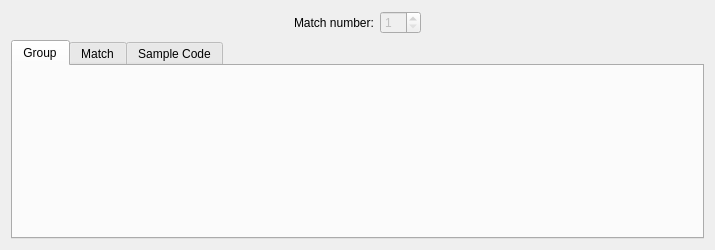
<?xml version="1.0" encoding="UTF-8"?>
<ui version="4.0">
 <class>Form3</class>
 <widget class="QWidget" name="Form3">
  <property name="geometry">
   <rect>
    <x>0</x>
    <y>0</y>
    <width>715</width>
    <height>250</height>
   </rect>
  </property>
  <property name="windowTitle">
   <string>Form3</string>
  </property>
  <layout class="QGridLayout">
   <property name="margin">
    <number>11</number>
   </property>
   <property name="spacing">
    <number>6</number>
   </property>
   <item row="1" column="0">
    <widget class="QTabWidget" name="infoTabWidget">
     <widget class="QWidget" name="tab">
      <attribute name="title">
       <string>Group</string>
      </attribute>
      <layout class="QVBoxLayout">
       <property name="spacing">
        <number>6</number>
       </property>
       <property name="margin">
        <number>11</number>
       </property>
       <item>
        <widget class="Q3ListView" name="groupListView" native="true">
         <property name="allColumnsShowFocus" stdset="0">
          <bool>true</bool>
         </property>
         <property name="showSortIndicator" stdset="0">
          <bool>true</bool>
         </property>
        </widget>
       </item>
      </layout>
     </widget>
     <widget class="QWidget" name="tab">
      <attribute name="title">
       <string>Match</string>
      </attribute>
      <layout class="QVBoxLayout">
       <property name="spacing">
        <number>6</number>
       </property>
       <property name="margin">
        <number>11</number>
       </property>
       <item>
        <widget class="Q3TextBrowser" name="matchTextBrowser" native="true"/>
       </item>
      </layout>
     </widget>
     <widget class="QWidget" name="tab">
      <attribute name="title">
       <string>Sample Code</string>
      </attribute>
      <layout class="QVBoxLayout">
       <property name="spacing">
        <number>6</number>
       </property>
       <property name="margin">
        <number>11</number>
       </property>
       <item>
        <widget class="Q3TextBrowser" name="codeTextBrowser" native="true"/>
       </item>
      </layout>
     </widget>
    </widget>
   </item>
   <item row="0" column="0">
    <layout class="QHBoxLayout">
     <property name="spacing">
      <number>6</number>
     </property>
     <property name="margin">
      <number>0</number>
     </property>
     <item>
      <spacer name="Spacer1_2">
       <property name="orientation">
        <enum>Qt::Horizontal</enum>
       </property>
       <property name="sizeType">
        <enum>QSizePolicy::Expanding</enum>
       </property>
       <property name="sizeHint" stdset="0">
        <size>
         <width>20</width>
         <height>20</height>
        </size>
       </property>
      </spacer>
     </item>
     <item>
      <widget class="QLabel" name="TextLabel3">
       <property name="text">
        <string>Match number:</string>
       </property>
       <property name="wordWrap">
        <bool>false</bool>
       </property>
      </widget>
     </item>
     <item>
      <widget class="QSpinBox" name="matchNumberSpinBox">
       <property name="enabled">
        <bool>false</bool>
       </property>
       <property name="sizePolicy">
        <sizepolicy hsizetype="Fixed" vsizetype="Fixed">
         <horstretch>0</horstretch>
         <verstretch>0</verstretch>
        </sizepolicy>
       </property>
       <property name="minimum">
        <number>1</number>
       </property>
      </widget>
     </item>
     <item>
      <spacer name="Spacer1">
       <property name="orientation">
        <enum>Qt::Horizontal</enum>
       </property>
       <property name="sizeType">
        <enum>QSizePolicy::Expanding</enum>
       </property>
       <property name="sizeHint" stdset="0">
        <size>
         <width>20</width>
         <height>20</height>
        </size>
       </property>
      </spacer>
     </item>
    </layout>
   </item>
  </layout>
 </widget>
 <pixmapfunction>qPixmapFromMimeSource</pixmapfunction>
 <customwidgets>
  <customwidget>
   <class>Q3TextBrowser</class>
   <extends>QWidget</extends>
   <header>q3textbrowser.h</header>
  </customwidget>
  <customwidget>
   <class>Q3ListView</class>
   <extends>QWidget</extends>
   <header>q3listview.h</header>
  </customwidget>
 </customwidgets>
 <resources/>
 <connections>
  <connection>
   <sender>matchNumberSpinBox</sender>
   <signal>valueChanged(int)</signal>
   <receiver>matchNumberSpinBox</receiver>
   <slot>match_num_slot()</slot>
   <hints>
    <hint type="sourcelabel">
     <x>20</x>
     <y>20</y>
    </hint>
    <hint type="destinationlabel">
     <x>20</x>
     <y>20</y>
    </hint>
   </hints>
  </connection>
 </connections>
</ui>
